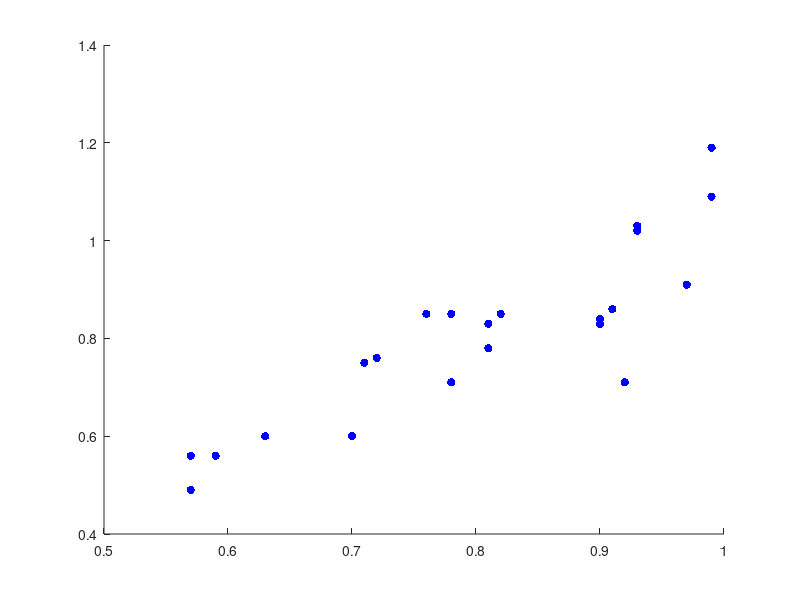

The MATLAB script that drew this image: (Note: this script raises an error after producing the figure.)
clear all;clc; figure; hold on;

data = load('data2.txt');

ylabel_o = {'Q(*)','Q(*N)','Q(*NH)','Q(*NH_2)'};

datax = 2;
datay = 3;

a = 1.118;
b = -0.12;

ida = find(data(:,8) == 0);
ids = find(data(:,8) == 1);

h = scatter(data(ida,datax),data(ida,datay),'b','filled');
h.MarkerFaceColor = '#11468F';
h.SizeData = 50;

h = scatter(data(ids,datax),data(ids,datay),'b','filled');
h.MarkerFaceColor = '#DA1212';
h.Marker = 'square';
h.SizeData = 70;

x_min = min(data(ida,datax));
x_max = max(data(ida,datax));

x = x_min:0.01:x_max;
y = a*x+b;
plot(x,y,'k-','LineWidth',2.5);

l = legend('TM-ads','TM-S','Location','southeast');
l.LineWidth = 0.5;

xlabel(ylabel_o{datax});
ylabel(ylabel_o{datay});

box on;
axis square;
set(gca,'LineWidth',1.5);
set(gca,'FontSize',14);